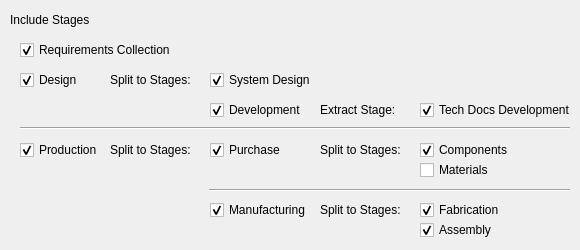
<?xml version="1.0" encoding="UTF-8"?>
<ui version="4.0">
 <class>physicalPartStages</class>
 <widget class="QWidget" name="physicalPartStages">
  <property name="geometry">
   <rect>
    <x>0</x>
    <y>0</y>
    <width>580</width>
    <height>250</height>
   </rect>
  </property>
  <property name="windowTitle">
   <string>Form</string>
  </property>
  <widget class="QCheckBox" name="sysDesignCheckBox">
   <property name="geometry">
    <rect>
     <x>210</x>
     <y>70</y>
     <width>101</width>
     <height>20</height>
    </rect>
   </property>
   <property name="text">
    <string>System Design</string>
   </property>
   <property name="checked">
    <bool>true</bool>
   </property>
  </widget>
  <widget class="Line" name="line_3">
   <property name="geometry">
    <rect>
     <x>209</x>
     <y>180</y>
     <width>361</width>
     <height>20</height>
    </rect>
   </property>
   <property name="lineWidth">
    <number>1</number>
   </property>
   <property name="orientation">
    <enum>Qt::Horizontal</enum>
   </property>
  </widget>
  <widget class="QLabel" name="label_11">
   <property name="geometry">
    <rect>
     <x>320</x>
     <y>100</y>
     <width>91</width>
     <height>20</height>
    </rect>
   </property>
   <property name="font">
    <font>
     <bold>false</bold>
    </font>
   </property>
   <property name="layoutDirection">
    <enum>Qt::LeftToRight</enum>
   </property>
   <property name="text">
    <string>Extract Stage:</string>
   </property>
  </widget>
  <widget class="QCheckBox" name="techDocsDevCheckBox">
   <property name="geometry">
    <rect>
     <x>420</x>
     <y>100</y>
     <width>150</width>
     <height>20</height>
    </rect>
   </property>
   <property name="text">
    <string>Tech Docs Development</string>
   </property>
   <property name="checked">
    <bool>true</bool>
   </property>
  </widget>
  <widget class="QCheckBox" name="compPurchaseCheckBox">
   <property name="geometry">
    <rect>
     <x>420</x>
     <y>140</y>
     <width>101</width>
     <height>20</height>
    </rect>
   </property>
   <property name="text">
    <string>Components</string>
   </property>
   <property name="checked">
    <bool>true</bool>
   </property>
  </widget>
  <widget class="QCheckBox" name="assemblyCheckBox">
   <property name="geometry">
    <rect>
     <x>420</x>
     <y>220</y>
     <width>101</width>
     <height>20</height>
    </rect>
   </property>
   <property name="text">
    <string>Assembly</string>
   </property>
   <property name="checked">
    <bool>true</bool>
   </property>
  </widget>
  <widget class="QCheckBox" name="fabCheckBox">
   <property name="geometry">
    <rect>
     <x>420</x>
     <y>200</y>
     <width>101</width>
     <height>20</height>
    </rect>
   </property>
   <property name="text">
    <string>Fabrication</string>
   </property>
   <property name="checked">
    <bool>true</bool>
   </property>
  </widget>
  <widget class="QCheckBox" name="reqCollectionCheckBox">
   <property name="geometry">
    <rect>
     <x>20</x>
     <y>40</y>
     <width>160</width>
     <height>20</height>
    </rect>
   </property>
   <property name="text">
    <string>Requirements Collection</string>
   </property>
   <property name="checked">
    <bool>true</bool>
   </property>
  </widget>
  <widget class="Line" name="line_2">
   <property name="geometry">
    <rect>
     <x>20</x>
     <y>120</y>
     <width>550</width>
     <height>16</height>
    </rect>
   </property>
   <property name="lineWidth">
    <number>1</number>
   </property>
   <property name="orientation">
    <enum>Qt::Horizontal</enum>
   </property>
  </widget>
  <widget class="QCheckBox" name="devCheckBox">
   <property name="geometry">
    <rect>
     <x>210</x>
     <y>100</y>
     <width>101</width>
     <height>20</height>
    </rect>
   </property>
   <property name="text">
    <string>Development</string>
   </property>
   <property name="checked">
    <bool>true</bool>
   </property>
  </widget>
  <widget class="QCheckBox" name="prodCheckBox">
   <property name="geometry">
    <rect>
     <x>20</x>
     <y>140</y>
     <width>80</width>
     <height>20</height>
    </rect>
   </property>
   <property name="text">
    <string>Production</string>
   </property>
   <property name="checked">
    <bool>true</bool>
   </property>
  </widget>
  <widget class="QLabel" name="label_7">
   <property name="geometry">
    <rect>
     <x>110</x>
     <y>140</y>
     <width>91</width>
     <height>20</height>
    </rect>
   </property>
   <property name="font">
    <font>
     <bold>false</bold>
    </font>
   </property>
   <property name="layoutDirection">
    <enum>Qt::LeftToRight</enum>
   </property>
   <property name="text">
    <string>Split to Stages:</string>
   </property>
  </widget>
  <widget class="QLabel" name="label_8">
   <property name="geometry">
    <rect>
     <x>320</x>
     <y>200</y>
     <width>91</width>
     <height>20</height>
    </rect>
   </property>
   <property name="font">
    <font>
     <bold>false</bold>
    </font>
   </property>
   <property name="layoutDirection">
    <enum>Qt::LeftToRight</enum>
   </property>
   <property name="text">
    <string>Split to Stages:</string>
   </property>
  </widget>
  <widget class="QLabel" name="label_9">
   <property name="geometry">
    <rect>
     <x>320</x>
     <y>140</y>
     <width>91</width>
     <height>20</height>
    </rect>
   </property>
   <property name="font">
    <font>
     <bold>false</bold>
    </font>
   </property>
   <property name="layoutDirection">
    <enum>Qt::LeftToRight</enum>
   </property>
   <property name="text">
    <string>Split to Stages:</string>
   </property>
  </widget>
  <widget class="QCheckBox" name="materialsCheckBox">
   <property name="enabled">
    <bool>true</bool>
   </property>
   <property name="geometry">
    <rect>
     <x>420</x>
     <y>160</y>
     <width>101</width>
     <height>20</height>
    </rect>
   </property>
   <property name="text">
    <string>Materials</string>
   </property>
   <property name="checked">
    <bool>false</bool>
   </property>
  </widget>
  <widget class="QCheckBox" name="manufacturingCheckBox">
   <property name="geometry">
    <rect>
     <x>210</x>
     <y>200</y>
     <width>101</width>
     <height>20</height>
    </rect>
   </property>
   <property name="text">
    <string>Manufacturing</string>
   </property>
   <property name="checked">
    <bool>true</bool>
   </property>
  </widget>
  <widget class="QLabel" name="label_6">
   <property name="geometry">
    <rect>
     <x>10</x>
     <y>10</y>
     <width>80</width>
     <height>20</height>
    </rect>
   </property>
   <property name="font">
    <font>
     <bold>false</bold>
    </font>
   </property>
   <property name="layoutDirection">
    <enum>Qt::LeftToRight</enum>
   </property>
   <property name="text">
    <string>Include Stages:</string>
   </property>
  </widget>
  <widget class="QCheckBox" name="purchaseCheckBox">
   <property name="geometry">
    <rect>
     <x>210</x>
     <y>140</y>
     <width>101</width>
     <height>20</height>
    </rect>
   </property>
   <property name="text">
    <string>Purchase</string>
   </property>
   <property name="checked">
    <bool>true</bool>
   </property>
  </widget>
  <widget class="QLabel" name="label_10">
   <property name="geometry">
    <rect>
     <x>110</x>
     <y>70</y>
     <width>91</width>
     <height>20</height>
    </rect>
   </property>
   <property name="font">
    <font>
     <bold>false</bold>
    </font>
   </property>
   <property name="layoutDirection">
    <enum>Qt::LeftToRight</enum>
   </property>
   <property name="text">
    <string>Split to Stages:</string>
   </property>
  </widget>
  <widget class="QCheckBox" name="designCheckBox">
   <property name="geometry">
    <rect>
     <x>20</x>
     <y>70</y>
     <width>80</width>
     <height>20</height>
    </rect>
   </property>
   <property name="text">
    <string>Design</string>
   </property>
   <property name="checked">
    <bool>true</bool>
   </property>
  </widget>
 </widget>
 <resources/>
 <connections/>
</ui>
